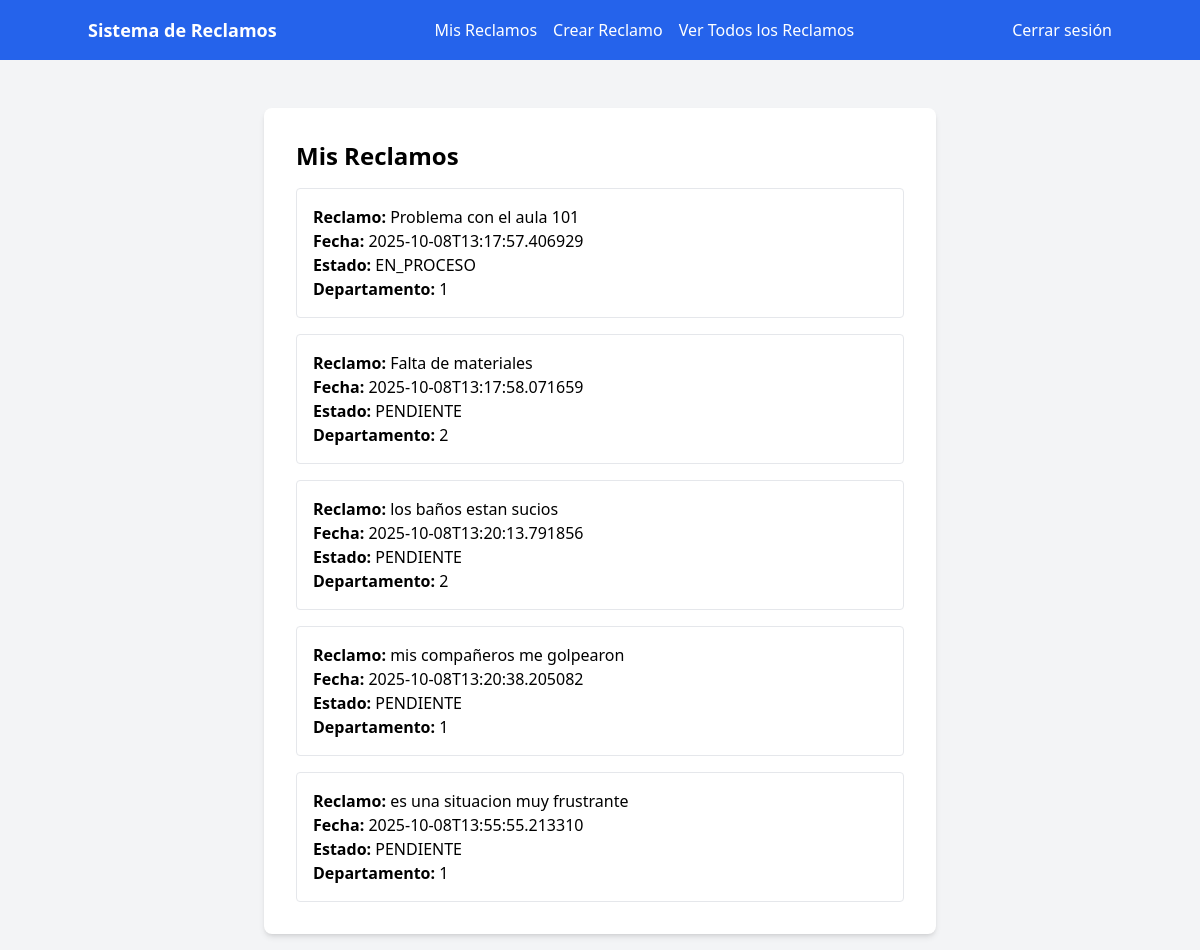
/mis_reclamos, run on the app's committed database.
### modules/modelos/reclamoModel.py (models this page shows)
class ReclamoModel(Base):
    __tablename__ = 'reclamos'
    id = Column(Integer, primary_key=True, autoincrement=True)
    usuario_id = Column(Integer, ForeignKey('usuarios.id'), nullable=False, index=True)
    contenido = Column(String(1000), nullable=False)
    timestamp = Column(DateTime, nullable=False, default=func.now(), index=True)
    estado = Column(Enum(Estado), nullable=False, default=Estado.PENDIENTE)
    departamento_id = Column(Integer, ForeignKey('departamentos.id'), nullable=True, index=True)
    tiempo_resolucion = Column(Integer, nullable=True)
    usuario = relationship('UsuarioModel', back_populates='reclamos')
    departamento = relationship('DepartamentoModel', back_populates='reclamos')

### server.py (the view)
@app.route('/mis_reclamos')
def mis_reclamos():
    reclamos = gestor_usuarios.obtener_reclamos_creados_por_usuario(1)  # Placeholder, reemplazar con autenticación
    return render_template('mis_reclamos.html', reclamos=[r.to_dict() for r in reclamos])

### modules/dominio/reclamo.py (called while the page is built)
    def to_dict(self):
        return {
            "id": self.id,
            "contenido": self.contenido,
            "timestamp": self.timestamp.isoformat() if self.timestamp else None,
            "estado": self.estado.name if hasattr(self.estado, 'name') else self.estado,
            "departamento_id": self.departamento_id,
        }

### modules/dominio/usuario.py (called while the page is built)
    def agregar_reclamo_creado(self, reclamo: 'ReclamoDominio'):
        if reclamo.usuario_id != self.id:
            raise ValueError("El reclamo no fue creado por este usuario")
        if any(r.id == reclamo.id for r in self._reclamos_creados):
            raise ValueError("Reclamo ya agregado")
        self._reclamos_creados.append(reclamo)

    def agregar_reclamo_adherido(self, reclamo: 'ReclamoDominio'):
        if reclamo.usuario_id == self.id:
            raise ValueError("No se puede adherir a un reclamo propio")
        if any(r.id == reclamo.id for r in self._reclamos_adheridos):
            raise ValueError("Ya adherido a este reclamo")
        self._reclamos_adheridos.append(reclamo)

    def obtener_reclamos_creados(self) -> list['ReclamoDominio']:
        return self._reclamos_creados[:]

### modules/gestores/gestor_usuario.py (called while the page is built)
    def obtener_usuario_por_id(self, id: int) -> UsuarioDominio:
        if id is None:
            raise ValueError("El ID no puede ser None.")
        return self.usuario_repositorio.obtener_registro_por_filtro('id', id)

    def obtener_reclamos_creados_por_usuario(self, id_usuario: int) -> List[ReclamoDominio]:
        usuario = self.obtener_usuario_por_id(id_usuario)
        if not usuario:
            raise ValueError("El usuario no existe.")
        return usuario.obtener_reclamos_creados()

### modules/repositorioConcreto/usuario_concreto.py (called while the page is built)
    def obtener_registro_por_filtro(self, filtro, valor):
        usuario_modelo = self.__session.query(UsuarioModel).filter_by(**{filtro: valor}).first()
        if not usuario_modelo:
            return None
        usuario = self.__modelo_to_dominio(usuario_modelo)
        return usuario

### templates/mis_reclamos.html (shortened to what this page needs)
{% extends 'base.html' %}
{% block content %}
    <div class="bg-white p-8 rounded-lg shadow-md w-full max-w-2xl mx-auto">
        <h1 class="text-2xl font-bold mb-4">Mis Reclamos</h1>
        {% if reclamos %}
            <ul class="space-y-4">
                {% for reclamo in reclamos %}
                    <li class="border p-4 rounded">
                        <p><strong>Reclamo:</strong> {{ reclamo.contenido }}</p>
                        <p><strong>Fecha:</strong> {{ reclamo.timestamp }}</p>
                        <p><strong>Estado:</strong> {{ reclamo.estado }}</p>
                        <p><strong>Departamento:</strong> {{ reclamo.departamento_id }}</p>
                    </li>
                {% endfor %}
            </ul>
        {% else %}
            <p>No tienes reclamos registrados.</p>
        {% endif %}
    </div>
{% endblock %}

### data on the page
ReclamoModel: contenido "Problema con el aula 101", timestamp "2025-10-08T13:17:57.406929", estado "EN_PROCESO", departamento_id "1"
ReclamoModel: contenido "Falta de materiales", timestamp "2025-10-08T13:17:58.071659", estado "PENDIENTE", departamento_id "2"
ReclamoModel: contenido "los baños estan sucios", timestamp "2025-10-08T13:20:13.791856", estado "PENDIENTE", departamento_id "2"
ReclamoModel: contenido "mis compañeros me golpearon", timestamp "2025-10-08T13:20:38.205082", estado "PENDIENTE", departamento_id "1"
ReclamoModel: contenido "es una situacion muy frustrante", timestamp "2025-10-08T13:55:55.213310", estado "PENDIENTE", departamento_id "1"
